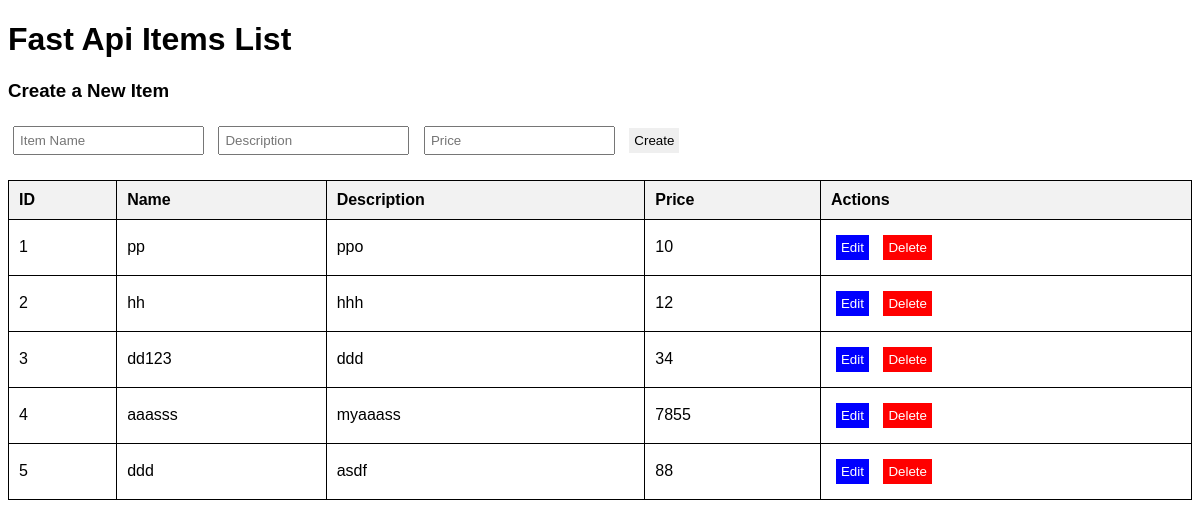
The page / on the database its author committed.
### app/models.py (models this page shows)
class Item(Base):
    __tablename__ = "items"
    id = Column(Integer, primary_key=True, index=True)
    name = Column(String, index=True)
    description = Column(String)
    price = Column(Integer)

### app/main.py (the view)
@app.get("/")
def read_home(request: Request, db: Session = Depends(get_db)):
    items = crud.get_items(db)
    return templates.TemplateResponse("index.html", {"request": request, "items": items})

### templates/index.html (shortened to what this page needs)
<!DOCTYPE html>
<html lang="en">
<head>
</head>
<body>
    <h1>Fast Api Items List</h1>
    <div>
        <h3>Create a New Item</h3>
        <form onsubmit="createItem(event)">
            <input type="text" id="name" placeholder="Item Name" required>
            <input type="text" id="description" placeholder="Description" required>
            <input type="text" id="price" placeholder="Price" required>
            <button type="submit">Create</button>
        </form>
    </div>
    {% if items %}
    <table>
        <tr>
            <th>ID</th>
            <th>Name</th>
            <th>Description</th>
            <th>Price</th>
            <th>Actions</th>
        </tr>
        {% for item in items %}
        <tr>
            <td>{{ item.id }}</td>
            <td>{{ item.name }}</td>
            <td>{{ item.description }}</td>
            <td>{{ item.price }}</td>
            <td>
                <button class="edit-btn" onclick="editItem('{{ item.id }}', '{{ item.name }}', '{{ item.description }}','{{ item.price }}')">Edit</button>
                <button class="delete-btn" onclick="deleteItem('{{ item.id }}')">Delete</button>
            </td>
        </tr>
        {% endfor %}
    </table>
    {% else %}
    <p>No items found.</p>
    {% endif %}
</body>
</html>

### templates/index.html (style rules this page uses)
body { font-family: Arial, sans-serif; }
table { width: 100%; border-collapse: collapse; margin-top: 20px; }
th, td { border: 1px solid black; padding: 10px; text-align: left; }
th { background-color: #f2f2f2; }
button { padding: 5px 10px; cursor: pointer; border: none; }
.delete-btn { background-color: red; color: white; }
.edit-btn { background-color: blue; color: white; }
input, button { padding: 5px; margin: 5px; }

### rows shown on the page
Item: id "1", name "pp", description "ppo", price "10"
Item: id "2", name "hh", description "hhh", price "12"
Item: id "3", name "dd123", description "ddd", price "34"
Item: id "4", name "aaasss", description "myaaass", price "7855"
Item: id "5", name "ddd", description "asdf", price "88"
